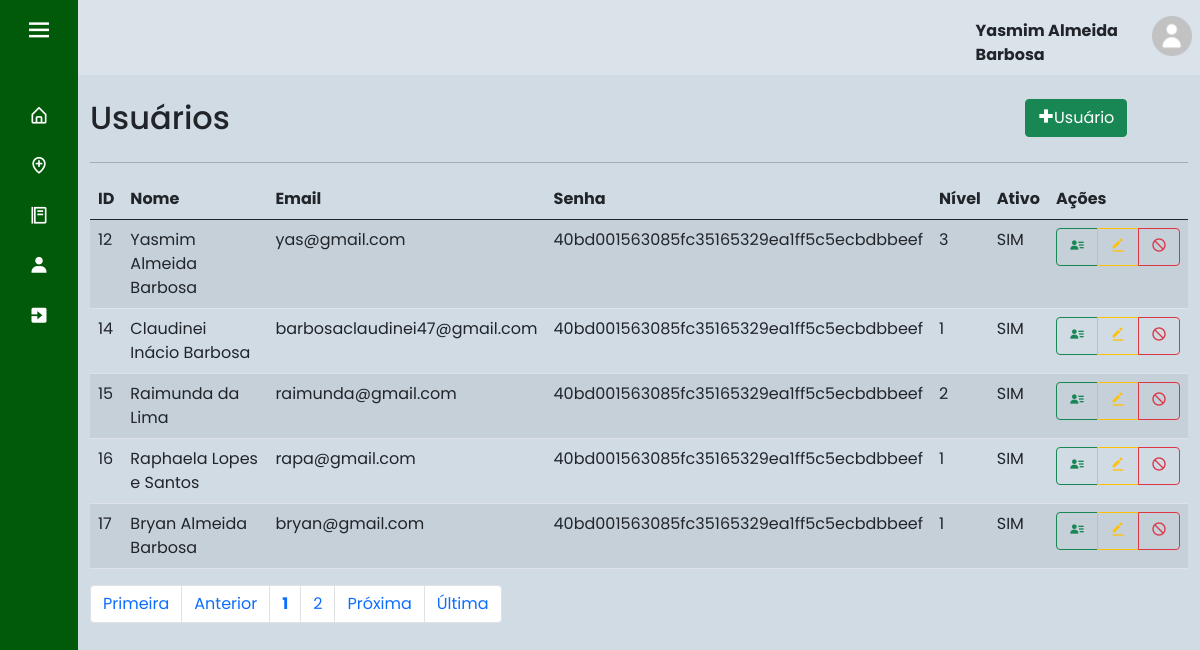
Before: /index.php?page=lista_usu (signed in) with the older database file.
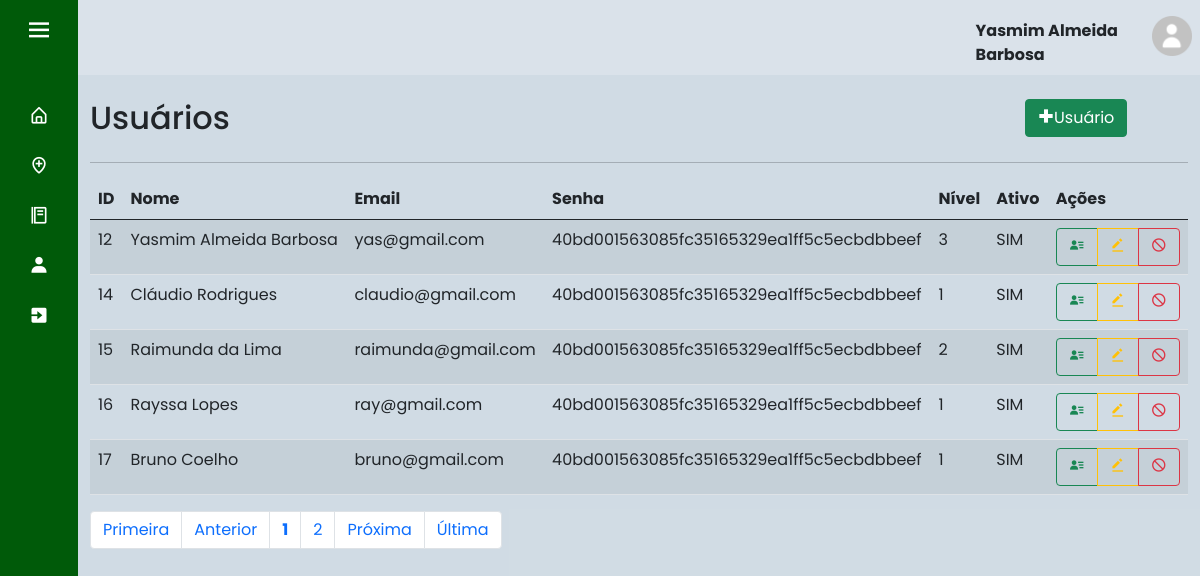
After: the same page with the newer database file.
### tables this page shows
CREATE TABLE IF NOT EXISTS `usuario` (
  `id_cli` int(11) NOT NULL AUTO_INCREMENT,
  `nome` varchar(45) NOT NULL,
  `email` varchar(45) NOT NULL,
  `senha` varchar(100) NOT NULL,
  `nivel` int(1) DEFAULT NULL,
  `ativo` tinyint(1) DEFAULT NULL,
  PRIMARY KEY (`id_cli`),
  KEY `nivel` (`nivel`)
);

### sis/usuario/lista_usu.php (the view, shortened to what this page needs)
<div id="main" class="container-fluid">
	<div id="top" class="row">
		<div class="col-md-10">
			<h2>Usuários</h2>
		</div>
		<div class="col-md-2">
			<a href="?page=fcad_usu" class="btn btn-success pull-right h2"><i class='bx bx-plus-medical'></i>Usuário</a>
		</div>
	</div>
	<hr/>
	<div id="bloco-list-pag">
		<div id="list" class="row">
			<div class="table-responsive col-xs-12">
				<?php
					$quantidade = 5;
					$pagina = (isset($_GET['pagina'])) ? (int)$_GET['pagina'] : 1;
					$inicio = ($quantidade * $pagina) - $quantidade;
					$data_all = mysqli_query($con, "select * from usuario order by id_cli asc limit $inicio, $quantidade;") or die(mysqli_error());
					echo "<table class='table table-striped' cellspacing='0' cellpading='0'>";
					echo "<thead><tr>";
					echo "<td><strong>ID</strong></td>";
					echo "<td><strong>Nome</strong></td>";
					echo "<td><strong>Email</strong></td>";
					echo "<td><strong>Senha</strong></td>";
					echo "<td><strong>Nível</strong></td>";
					echo "<td><strong>Ativo</strong></td>";
					echo "<td class='actions'><strong>Ações</strong></td>";
					echo "</tr></thead><tbody>";
					while($info = mysqli_fetch_array($data_all)){
						echo "<tr>";
						echo "<td>".$info['id_cli']."</td>";
						echo "<td>".$info['nome']."</td>";
						echo "<td>".$info['email']."</td>";
						echo "<td>".$info['senha']."</td>";
						echo "<td>".$info['nivel']."</td>";
						if($info['ativo'] == 1){
							echo "<td>SIM</td>";
						}else if($info['ativo'] == 0){
							echo "<td>NÃO</td>";
						}
						echo "<td><div class='btn-group btn-group-xs'>";
						echo "<a class='btn btn-outline-success btn-xs' href=?page=view_usu&id_cli=".$info['id_cli']."> <i class='bx bxs-user-detail'></i> </a>";
						echo "<a class='btn btn-outline-warning btn-xs' href=?page=fedit_usu&id_cli=".$info['id_cli']."> <i class='bx bxs-edit-alt'></i> </a>";
						if($info['ativo'] == 1){
							echo "<a class='btn btn-outline-danger btn-xs'  href=?page=block_usu&id_cli=".$info['id_cli']."> <i class='bx bx-block'></i> </a>";
						}else if($info['ativo'] == 0){
							echo "<a class='btn btn-outline-success btn-xs'  href=?page=ativa_usu&id_cli=".$info['id_cli']."><i class='bx bx-lock-open'></i></a></div></td>";
						}
					}
					echo "</tr></tbody></table>";
				?>
			</div>
		</div>
		<div id="bottom" class="row">
			<div class="col-md-12">
				<?php
					$sqlTotal 		= "select id_cli from usuario;";
					$qrTotal  		= mysqli_query($con, $sqlTotal) or die (mysqli_error());
					$numTotal 		= mysqli_num_rows($qrTotal);
					$totalpagina = (ceil($numTotal/$quantidade)<=0) ? 1 : ceil($numTotal/$quantidade);
					$exibir = 3;
					$anterior = (($pagina-1) <= 0) ? 1 : $pagina - 1;
					$posterior = (($pagina+1) >= $totalpagina) ? $totalpagina : $pagina+1;
					echo "<ul class='pagination'>";
					echo "<li class='page-item'><a class='page-link' href='?page=lista_usu&pagina=1'> Primeira</a></li> ";
					echo "<li class='page-item'><a class='page-link' href=\"?page=lista_usu&pagina=$anterior\"> Anterior</a></li> ";
					echo "<li class='page-item'><a class='page-link' href='?page=lista_usu&pagina=".$pagina."'><strong>".$pagina."</strong></a></li> ";
					for($i = $pagina+1; $i < $pagina+$exibir; $i++){
						if($i <= $totalpagina)
						echo "<li class='page-item'><a class='page-link' href='?page=lista_usu&pagina=".$i."'> ".$i." </a></li> ";
					}
					echo "<li class='page-item'><a class='page-link' href=\"?page=lista_usu&pagina=$posterior\"> Pr&oacute;xima</a></li> ";
					echo "<li class='page-item'><a class='page-link' href=\"?page=lista_usu&pagina=$totalpagina\"> &Uacute;ltima</a></li></ul>";
				?>
			</div>
		</div>
	</div>
</div>

### index.php (shortened to what this page needs)
<!doctype html>
<html lang="pt-br">
  <head>
    <link rel="stylesheet" href="css/style.css">
    <link href='https://unpkg.com/boxicons@2.0.7/css/boxicons.min.css' rel='stylesheet'>
    <link href="https://cdn.jsdelivr.net/npm/bootstrap@5.0.2/dist/css/bootstrap.min.css" rel="stylesheet">
  </head>
  <body>
    <?php
      include "base/config.php";
      switch($_SESSION['UsuarioNivel']){
        case 3: include "base/sidebar3.php"; break; exit;
      }
    ?>
  <section class="home-section">
      <nav class="navbar navbar-expand-sm" style="background-color: rgba(255, 255, 255, 0.2);">
      <?php
          if(isset($_SESSION["UsuarioID"])) {
              $usuario_id = $_SESSION["UsuarioID"];
          } else{
              header("location: base/index2.php");
              exit;
          }
          $sql = "select * from usuario where id_cli = '$usuario_id'";
          $result = mysqli_query($con, $sql);
          if($result){
            $row = mysqli_fetch_assoc($result);
            $nome = $row['nome'];
      ?>
        <ul class="navbar-nav" style="margin-left: 80%;">
          <li class="nav-item" style="font-weight: bold; margin-top: 5%">
            <?php echo'' .$nome. '';?>
          </li>
          <li class="nav-item">
            <a class="nav-link" href="base/dados.php"><img src="img/home-perfil.png" width="40" height="40"></a>
          </li>
        </ul>
      </nav>
      <br>
      <?php
        } else{
              echo "Erro na consulta:" .mysqli_error($con);
            }
      ?>
    <?php
      include "base/ch_pages.php";
    ?>
    </section>
  </body>
</html>

### base/sidebar3.php (shortened to what this page needs)
<div class="sidebar close">
    <div class="logo-details">
      <i class='bx bx-menu'></i>
    </div>
    <ul class="nav-links">
      <li>
        <a href="?page=home">
          <i class='bx bx-home-alt' ></i>
        </a>
      </li>
      <li>
        <a href="?page=lista_local">
        <i class='bx bx-location-plus'></i>
        </a>
      </li>
      <li>
        <a href="?page=lista_res">
          <i class='bx bx-food-menu'></i>
        </a>
      </li>
      <li>
        <a href="?page=lista_usu">
          <i class='bx bxs-user'></i>
        </a>
      </li>
      <li>
        <a href="?page=logout">
          <i class='bx bxs-exit'></i>
        </a>
      </li>
    </ul>
  </div>

### base/ch_pages.php (shortened to what this page needs)
<?php
    if(isset($_GET['page'])){
        switch ($_GET['page']) {
            case 'lista_usu':
                include "sis/usuario/lista_usu.php";
                break;
        }
    }
    else {
        header("location: index2.php");
    }
?>

### css/style.css (style rules this page uses)
* { margin: 0; padding: 0; box-sizing: border-box; font-family: 'Poppins', sans-serif; }
.sidebar { position: fixed; top: 0; left: 0; height: 100%; width: 260px; background: #005A09; z-index: 100; transition: all 0.5s ease; }
.sidebar.close { width: 78px; }
.sidebar .logo-details { height: 60px; width: 100%; display: flex; align-items: center; }
.sidebar .logo-details i { font-size: 30px; color: #fff; height: 50px; min-width: 78px; text-align: center; line-height: 50px; }
.sidebar .nav-links { height: 100%; padding: 30px 0 150px 0; overflow: auto; }
.sidebar.close .nav-links { overflow: visible; }
.sidebar .nav-links li { position: relative; list-style: none; transition: all 0.4s ease; }
.sidebar .nav-links li i { height: 50px; min-width: 78px; text-align: center; line-height: 50px; color: #fff; font-size: 20px; cursor: pointer; transition: all 0.3s ease; }
.sidebar .nav-links li a { display: flex; align-items: center; text-decoration: none; }
.home-section { position: relative; background: #184e7733; height: 100vh; left: 260px; width: calc(100% - 260px); transition: all 0.5s ease; }
.sidebar.close ~ .home-section { left: 78px; width: calc(100% - 78px); }

Changed rows visible on the page:
changed usuario id 14: nome "Claudinei Inácio Barbosa" → "Cláudio Rodrigues"; email "barbosaclaudinei47@gmail.com" → "claudio@gmail.com"
changed usuario id 16: nome "Raphaela Lopes e Santos" → "Rayssa Lopes"; email "rapa@gmail.com" → "ray@gmail.com"
changed usuario id 17: nome "Bryan Almeida Barbosa" → "Bruno Coelho"; email "bryan@gmail.com" → "bruno@gmail.com"
